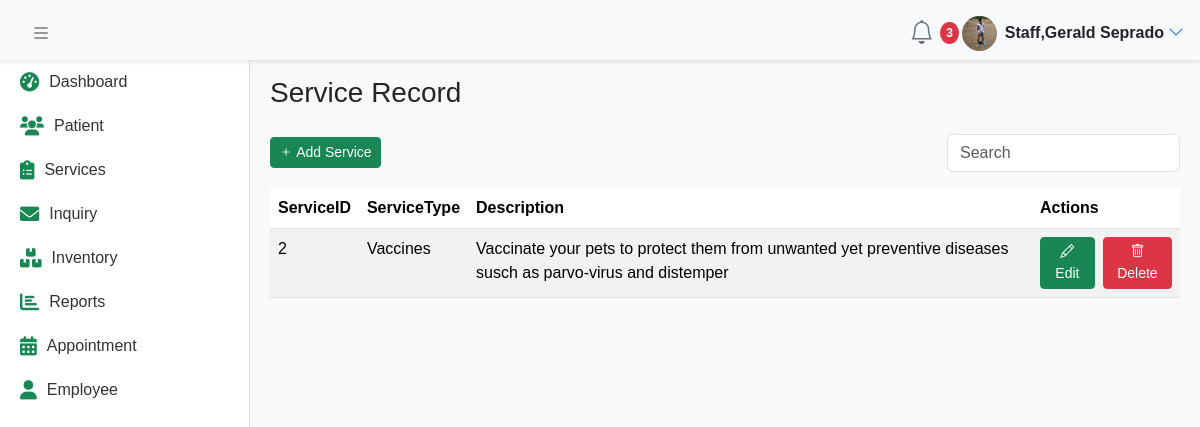
The app's page /staff/staffdashboard.php (signed in) with its own data.
### tables this page shows
CREATE TABLE `service_logs` (
  `service_id` int(11) NOT NULL,
  `service_type` varchar(255) NOT NULL,
  `description` text NOT NULL,
  `created_by` int(11) NOT NULL,
  `created_at` timestamp NOT NULL DEFAULT current_timestamp()
);

### staff/staffdashboard.php (the view, shortened to what this page needs)
<?php
include 'config.php';
$userId = $_SESSION['user_id'];
$sql = "SELECT * FROM service_logs WHERE created_by = ?";
$stmt = $conn->prepare($sql);
$stmt->bind_param("i", $userId);
$stmt->execute();
$result = $stmt->get_result();
?>
<!DOCTYPE html>
<html lang="en">
<head>
    <link href="https://cdn.jsdelivr.net/npm/bootstrap@5.3.2/dist/css/bootstrap.min.css" rel="stylesheet">
    <link href="https://cdn.jsdelivr.net/npm/bootstrap-icons/font/bootstrap-icons.css" rel="stylesheet">
    <link href="https://cdn.jsdelivr.net/npm/fullcalendar@6.1.8/index.global.min.css" rel="stylesheet">
    <link href="https://cdnjs.cloudflare.com/ajax/libs/font-awesome/6.0.0-beta3/css/all.min.css" rel="stylesheet">
    <link rel="stylesheet" href="/code/css/staff.css">
</head>
<body>
<nav class="navbar navbar-light bg-light">
    <div class="container-fluid px-3">
        <button class="navbar-toggler" type="button" id="toggleSidebar" aria-label="Toggle Sidebar">
            <i class="bi bi-list"></i>
        </button>
        <div class="d-flex align-items-center ms-auto">
            <div class="dropdown me-2">
                <a href="#" class="text-decoration-none position-relative" id="notificationDropdown" data-bs-toggle="dropdown" aria-expanded="false">
                    <i class="bi bi-bell notification-icon"></i>
                    <span class="notification-badge">3</span>
                </a>
            </div>
            <div class="dropdown">
                <a href="#" class="d-flex align-items-center text-decoration-none" id="profileDropdown" data-bs-toggle="dropdown" aria-expanded="false">
                    <img src="image/gerald.jpg" alt="Profile Picture" class="profile-image me-2" width="30" height="30">
                    <span class="fw-bold text-dark d-none d-md-inline">Staff,Gerald Seprado</span>
                    <i class="bi bi-chevron-down ms-1"></i>
                </a>
            </div>
        </div>
    </div>
</nav>
 <div id="sidebar" class="sidebar p-0">
    <ul>
        <li>
            <a href="#" id="dashboardLink">
                <i class="fas fa-tachometer-alt text-success"></i>
                <span>Dashboard</span>
            </a>
        </li>
        <li>
            <a href="#" id="customerLink">
                <i class="fas fa-users  text-success"></i>
                <span>Patient</span>
            </a>
        </li>
        <li>
            <a href="#" id="servicesLink">
                <i class="fas fa-clipboard-list  text-success"></i>
                <span>Services</span>
            </a>
        </li>
        <li>
            <a href="#" id="inquiryLink">
                <i class="fas fa-envelope  text-success"></i>
                <span>Inquiry</span>
            </a>
        </li>
        <li>
            <a href="#" id="inventoryLink">
                <i class="fas fa-boxes  text-success"></i>
                <span>Inventory</span>
            </a>
        </li>
        <li>
            <a href="#" id="reportsLink">
                <i class="fas fa-chart-bar  text-success"></i>
                <span>Reports</span>
            </a>
        </li>
        <li>
            <a href="#" id="appointmentLink">
                <i class="fas fa-calendar-alt  text-success"></i>
                <span>Appointment</span>
            </a>
        </li>
        <li>
            <a href="#" id="employeeLink">
                <i class="fas fa-user  text-success"></i>
                <span>Employee</span>
            </a>
        </li>
    </ul>
</div>
<div id="serviceSection" class="main-content">
    <h3 class="mb-4">Service Record</h3>
    <div class="d-flex flex-wrap justify-content-between align-items-center mb-3">
        <button class="btn btn-success btn-sm" data-bs-toggle="modal" data-bs-target="#addServiceModal">
            <i class="bi bi-plus"></i> Add Service
        </button>
        <input type="text" class="form-control w-auto mt-2 mt-md-0" placeholder="Search" style="max-width: 300px;">
    </div>
    <div class="table-responsive d-none d-md-block">
        <table class="table table-striped table-hover">
            <thead>
                <tr>
                    <th>ServiceID</th>
                    <th>ServiceType</th>
                    <th>Description</th>
                    <th>Actions</th>
                </tr>
            </thead>
            <tbody>
                <?php if ($result->num_rows > 0): ?>
                    <?php while ($row = $result->fetch_assoc()): ?>
                        <tr>
                            <td><?php echo htmlspecialchars($row['service_id']); ?></td>
                            <td><?php echo htmlspecialchars($row['service_type']); ?></td>
                            <td><?php echo htmlspecialchars($row['description']); ?></td>
                            <td class="d-flex">
                                <button
                                    class="btn btn-success btn-sm me-2"
                                    data-bs-toggle="modal"
                                    data-bs-target="#editServiceModal"
                                    onclick="document.getElementById('editServiceId').value = '<?php echo htmlspecialchars($row['service_id']); ?>';
                                            document.getElementById('editServiceType').value = '<?php echo htmlspecialchars($row['service_type']); ?>';
                                            document.getElementById('editDescription').value = '<?php echo htmlspecialchars($row['description']); ?>';">
                                    <i class="bi bi-pencil"></i> Edit
                                </button>
                                <button
                                    class="btn btn-danger btn-sm"
                                    data-bs-toggle="modal"
                                    data-bs-target="#deleteServiceModal"
                                    onclick="document.getElementById('deleteServiceId').value = '<?php echo htmlspecialchars($row['service_id']); ?>';">
                                    <i class="bi bi-trash"></i> Delete
                                </button>
                            </td>
                        </tr>
                    <?php endwhile; ?>
                <?php else: ?>
                    <tr>
                        <td colspan="4" class="text-center">No services found.</td>
                    </tr>
                <?php endif; ?>
            </tbody>
        </table>
    </div>
</div>
</body>
</html>

### css/staff.css (style rules this page uses)
body { display: flex; flex-direction: row; height: 100vh; margin: 0; overflow: hidden; font-family: Arial, sans-serif; }
.navbar { background-color: #ffffff; box-shadow: 0px 2px 5px rgba(0, 0, 0, 0.1); z-index: 1000; flex-shrink: 0; position: fixed; top: 0; left: 0; right: 0; height: 60px; }
.navbar-toggler { border: none; background-color: transparent; outline: none; padding: 15px; }
.notification-icon { font-size: 1.5rem; color: #6c757d; margin-right: 20px; }
.profile-image { width: 35px; height: 35px; border-radius: 50%; object-fit: cover; }
.notification-icon { font-size: 1.5rem; color: #6c757d; position: relative; }
.notification-badge { position: absolute; top: -5px; right: -5px; background-color: #dc3545; color: #fff; font-size: 0.75rem; padding: 2px 6px; border-radius: 50%; font-weight: bold; }
#profileDropdown span { font-size: 1rem; font-weight: bold; color: #343a40; }
.sidebar { background-color: #ffffff; border-right: 1px solid #ddd; width: 250px; height: 100vh; transition: width 0.3s ease; overflow-y: auto; padding-top: 65px; position: fixed; left: 0; top: 60px; }
.sidebar ul { list-style: none; padding: 0; margin: 0; }
.sidebar li { text-align: left; }
.sidebar a { display: flex; align-items: center; padding: 10px 20px; font-size: 1rem; text-decoration: none; color: #333; }
.sidebar i { font-size: 1.2rem; margin-right: 10px; }
.main-content { flex: 1; margin-left: 250px; padding: 20px; padding-top: 76px; overflow-y: auto; background-color: #f9f9f9; transition: margin-left 0.3s ease; }

### records on screen
service_logs: service_id "2", service_type "Vaccines", description "Vaccinate your pets to protect them from unwanted yet preventive diseases susch as parvo-virus and distemper"
